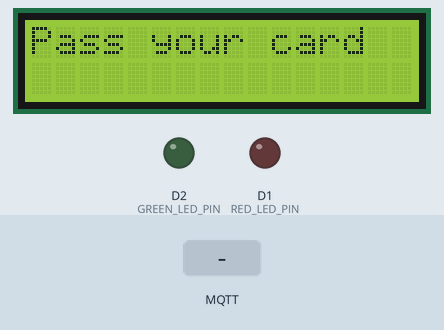
Bench run of a sketch on a simulated ESP8266 (NodeMCU). Shown: 16×2 character LCD, output pins drawn as LEDs (lit = HIGH). The test bench sets the inputs (shaded band). WiFi joins after 1.5 s; servers stay silent unless stated; no MQTT or app messages arrive unless stated; what the sketch prints to the serial monitor is not drawn.

Above: at 2.8 s.
2.9 s: MQTT message "1" arrives on the first subscribed topic
At 3.4 s:
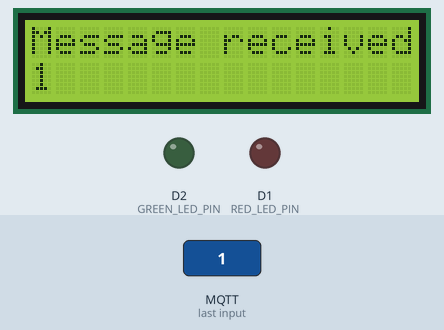
4.4 s: MQTT message "on" arrives on the first subscribed topic
At 5.6 s:
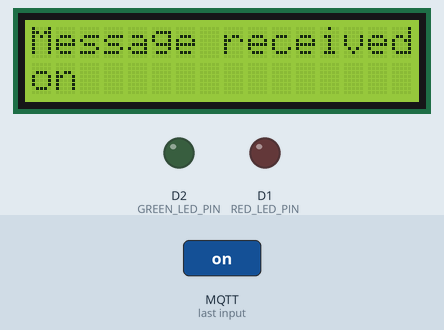
5.9 s: MQTT message "off" arrives on the first subscribed topic
At 6.2 s:
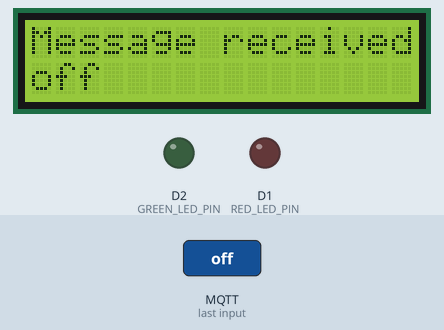
Timing chart, 0 to 8.9 s (numbered marks = the images above; inputs shaded):
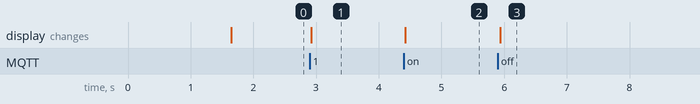

Measured:
- after the input at 2.9 s, the display: changes at once (image 1)
- after the input at 4.4 s, the display: changes at once (image 2)
- after the input at 5.9 s, the display: changes at once (image 3)

The sketch:

broker.ino
```cpp
#include <SPI.h>
#include <MFRC522.h>
#include <ESP8266WiFi.h>
#include <PubSubClient.h>
#include <Wire.h>
#include <LiquidCrystal_I2C.h>


LiquidCrystal_I2C lcd(0x27, 16, 2); // I2C address of the LCD screen, 16 columns x 2 rows

// WiFi network parameters
const char* ssid = "";
const char* password = "";

// MQTT broker parameters
const char* mqtt_server = "";
const char* mqtt_topic = "test/topic";
const char* mqtt_access_topic = "test/access";


// RFID pins declaration
#define SS_PIN_1 D8
#define RST_PIN_1 D0
#define RED_LED_PIN D1
#define GREEN_LED_PIN D2

MFRC522 mfrc522_1(SS_PIN_1, RST_PIN_1); // Instance for the first RFID module

WiFiClient espClient;
PubSubClient client(espClient);

String content = ""; // Variable to store the UID

// LED control variables
bool redLedOn = false;
bool greenLedOn = false;
unsigned long lastLedChangeTime = 0;
unsigned long lastCardReadTime = 0; // Time of the last RFID card read
const unsigned long cardReadInterval = 5000; // Interval between RFID card reads in milliseconds (5 seconds)

// LCD message reset variables
unsigned long lastMessageUpdateTime = 0;
const unsigned long messageResetInterval = 5000; // Interval to reset the message in milliseconds (5 seconds)

void setup() {
  Serial.begin(9600); // Start serial communication
  SPI.begin(); // Initialize SPI bus
  mfrc522_1.PCD_Init(); // Initialize the first RFID module

  // Initialize LED pins
  pinMode(RED_LED_PIN, OUTPUT);
  pinMode(GREEN_LED_PIN, OUTPUT);

  setup_wifi(); // Connect to WiFi network
  client.setServer(mqtt_server, 1883); // Initialize MQTT client with broker IP address
  client.setCallback(callback); // Set the callback function for MQTT messages
  client.subscribe(mqtt_access_topic);
  lcd.init();                       // Initialize the LCD screen
  lcd.backlight();                  // Turn on LCD backlight
  lcd.clear();                      // Clear the LCD screen
  lcd.setCursor(0, 0);              // Set cursor to top left corner
  lcd.print("Pass your card");

}

void loop() {
  if (!client.connected()) {
    reconnect();
  }
  client.loop();

  // Check if enough time has passed since the last RFID card read
  unsigned long currentMillis = millis();
  if (currentMillis - lastCardReadTime >= cardReadInterval) {
    // Perform RFID card read
    if (mfrc522_1.PICC_IsNewCardPresent() && mfrc522_1.PICC_ReadCardSerial()) {
      printUID(mfrc522_1.uid, client); // Display UID and send to MQTT broker
      lastCardReadTime = currentMillis; // Update last card read time
    }
  }

  // Check if it's time to reset the message on the LCD
  if (currentMillis - lastMessageUpdateTime >= messageResetInterval) {
    lcd.clear();
      lcd.setCursor(0, 0);              // Set cursor to top left corner
  lcd.print("Pass your card");
    lastMessageUpdateTime = currentMillis; // Update the last message update time
  }

  // LED control
  controlLEDs();
}

// WiFi connection function
void setup_wifi() {
  delay(10);
  Serial.println();
  Serial.print("Connecting to WiFi network ");
  Serial.println(ssid);
  WiFi.begin(ssid, password);
  while (WiFi.status() != WL_CONNECTED) {
    delay(500);
    Serial.print(".");
  }
  Serial.println("");
  Serial.println("WiFi connected");
  Serial.println("IP Address: ");
  Serial.println(WiFi.localIP());
}

void reconnect() {
  while (!client.connected()) {
    Serial.print("Attempting MQTT connection...");
    if (client.connect("ESP8266Client")) {
      Serial.println("Connected");
      client.subscribe(mqtt_access_topic); // Subscribe to the access authorization topic after reconnection
    } else {
      Serial.print("Failed, rc=");
      Serial.print(client.state());
      Serial.println(" Trying again in 5 seconds");
      delay(5000); // Wait 5 seconds before retrying connection
    }
  }
}

// MQTT message callback function
void callback(char* topic, byte* payload, unsigned int length) {
  lcd.clear(); // Clear the LCD screen
  lcd.setCursor(0, 0); // Set cursor to top left corner

  Serial.print("Message received on topic: ");
  Serial.println(topic);

  // Check the content of the received message
  String message = "";
  for (int i = 0; i < length; i++) {
    message += (char)payload[i];
  }
  Serial.print("Message content: ");
  Serial.println(message);

  // Display the message on the LCD screen
  lcd.print("Message received:");
  lcd.setCursor(0, 1); // Set cursor to line 2
  lcd.print(message);

  lastMessageUpdateTime = millis(); // Update the last message update time
}

// Function to display UID and send to MQTT broker
void printUID(MFRC522::Uid uid, PubSubClient &client) {
  content = ""; // Reset the content variable

  for (byte i = 0; i < uid.size; i++) {
    content += String(uid.uidByte[i] < 0x10 ? "0" : ""); // Add leading zero if byte is less than 0x10
    content += String(uid.uidByte[i], DEC); // Convert byte to decimal and add to content
  }
  content += ",";
  content += String(ESP.getChipId());
  Serial.println("UID content: " + content); // Print UID content to serial monitor

  // Send content to MQTT
  if (client.publish(mqtt_topic, content.c_str())) { // Send content to the defined topic
    Serial.println("Message sent to MQTT successfully!");
  } else {
    Serial.println("Failed to send MQTT message!");
  }
}

// Function to control LEDs
void controlLEDs() {
  unsigned long currentTime = millis();

  // Check if LEDs should be turned off after 5 seconds
  if ((redLedOn || greenLedOn) && currentTime - lastLedChangeTime >= 2000) {
    redLedOn = false;
    greenLedOn = false;
  }

  // LED control
  digitalWrite(RED_LED_PIN, redLedOn ? HIGH : LOW);
  digitalWrite(GREEN_LED_PIN, greenLedOn ? HIGH : LOW);
}
```
